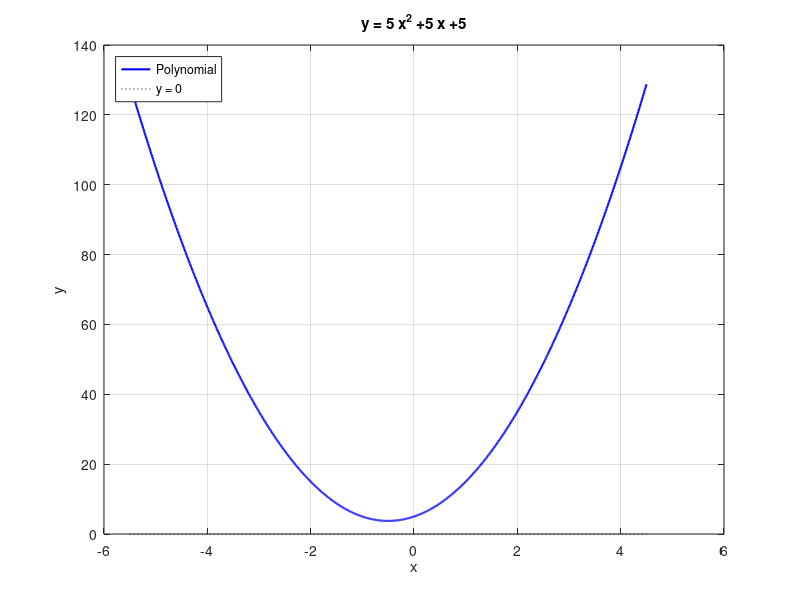

Source code (MATLAB):
clear;
clc;
close all;

a = input('Coefficient a (nonzero): ');
b = input('Coefficient b: ');
c = input('Coefficient c: ');
if ~isnumeric(a) || ~isscalar(a) || ~isreal(a) || ~isfinite(a) || a == 0
    error('a must be a nonzero finite real scalar.');
end
if ~isnumeric(b) || ~isscalar(b) || ~isreal(b) || ~isfinite(b) ...
        || ~isnumeric(c) || ~isscalar(c) || ~isreal(c) || ~isfinite(c)
    error('b and c must be finite real scalars.');
end

p = [a b c];
equation_roots = roots(p);
disp('Roots:');
disp(equation_roots);

if isreal(equation_roots)
    margin = max(1, max(equation_roots) - min(equation_roots));
    x_min = min(equation_roots) - margin;
    x_max = max(equation_roots) + margin;
else
    vertex_x = -b / (2 * a);
    x_min = vertex_x - 5;
    x_max = vertex_x + 5;
end
x = linspace(x_min, x_max, 1000);
y = polyval(p, x);
figure('Color', 'w');
plot(x, y, 'b', 'LineWidth', 1.5);
hold on;
plot([x_min x_max], [0 0], 'k:');
if isreal(equation_roots)
    plot(equation_roots, zeros(size(equation_roots)), 'ro', ...
        'MarkerSize', 8, 'LineWidth', 2);
    legend('Polynomial', 'y = 0', 'Real roots', 'Location', 'northwest');
else
    disp('No real roots to mark on the real x-axis.');
    legend('Polynomial', 'y = 0', 'Location', 'northwest');
end
hold off;
title(sprintf('y = %.4g x^2 %+.4g x %+.4g', a, b, c));
xlabel('x');
ylabel('y');
grid on;
